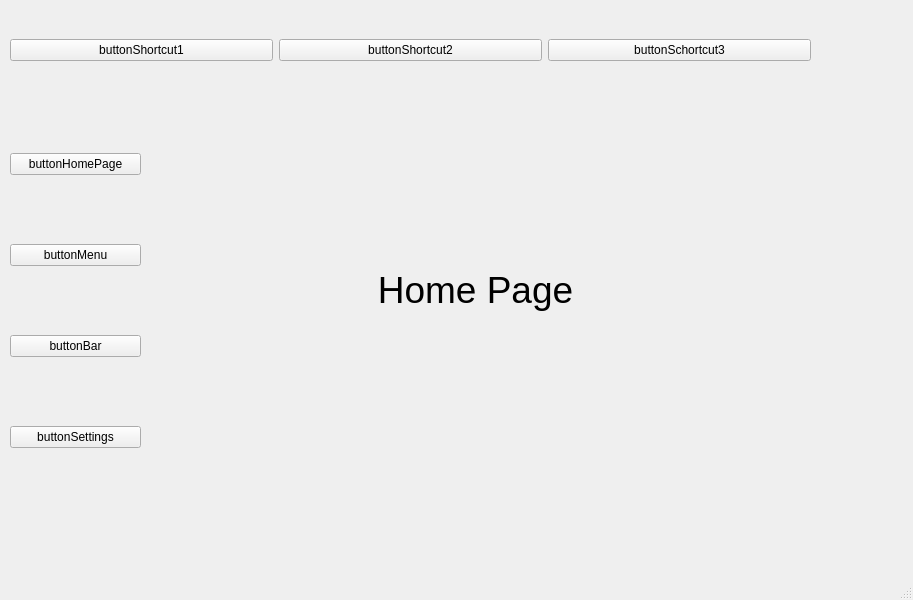
<?xml version="1.0" encoding="UTF-8"?>
<ui version="4.0">
 <class>MainWindow</class>
 <widget class="QMainWindow" name="MainWindow">
  <property name="geometry">
   <rect>
    <x>0</x>
    <y>0</y>
    <width>913</width>
    <height>600</height>
   </rect>
  </property>
  <property name="windowTitle">
   <string>MainWindow</string>
  </property>
  <widget class="QWidget" name="centralwidget">
   <widget class="QStackedWidget" name="stackedWidget">
    <property name="geometry">
     <rect>
      <x>140</x>
      <y>90</y>
      <width>671</width>
      <height>421</height>
     </rect>
    </property>
    <property name="currentIndex">
     <number>0</number>
    </property>
    <widget class="QWidget" name="pageHome">
     <widget class="QLabel" name="label">
      <property name="geometry">
       <rect>
        <x>170</x>
        <y>60</y>
        <width>331</width>
        <height>281</height>
       </rect>
      </property>
      <property name="text">
       <string>&lt;html&gt;&lt;head/&gt;&lt;body&gt;&lt;p align=&quot;center&quot;&gt;&lt;span style=&quot; font-size:28pt;&quot;&gt;Home Page&lt;/span&gt;&lt;/p&gt;&lt;/body&gt;&lt;/html&gt;</string>
      </property>
     </widget>
    </widget>
    <widget class="QWidget" name="pageSettings">
     <widget class="QPushButton" name="pushButtonNetworkSettings">
      <property name="geometry">
       <rect>
        <x>150</x>
        <y>210</y>
        <width>351</width>
        <height>71</height>
       </rect>
      </property>
      <property name="text">
       <string>buttonNetworkSettings</string>
      </property>
     </widget>
     <widget class="QLabel" name="label_2">
      <property name="geometry">
       <rect>
        <x>150</x>
        <y>100</y>
        <width>341</width>
        <height>101</height>
       </rect>
      </property>
      <property name="text">
       <string>&lt;html&gt;&lt;head/&gt;&lt;body&gt;&lt;p align=&quot;center&quot;&gt;&lt;span style=&quot; font-size:24pt;&quot;&gt;Go to Network Settings&lt;/span&gt;&lt;/p&gt;&lt;/body&gt;&lt;/html&gt;</string>
      </property>
     </widget>
    </widget>
    <widget class="QWidget" name="pageNetworkSettings">
     <widget class="QLabel" name="label_3">
      <property name="geometry">
       <rect>
        <x>120</x>
        <y>110</y>
        <width>431</width>
        <height>191</height>
       </rect>
      </property>
      <property name="text">
       <string>&lt;html&gt;&lt;head/&gt;&lt;body&gt;&lt;p align=&quot;center&quot;&gt;&lt;span style=&quot; font-size:36pt;&quot;&gt;Network Settings&lt;/span&gt;&lt;/p&gt;&lt;/body&gt;&lt;/html&gt;</string>
      </property>
     </widget>
    </widget>
   </widget>
   <widget class="QWidget" name="verticalLayoutWidget_2">
    <property name="geometry">
     <rect>
      <x>10</x>
      <y>90</y>
      <width>131</width>
      <height>421</height>
     </rect>
    </property>
    <layout class="QVBoxLayout" name="verticalLayout_2">
     <item>
      <widget class="QPushButton" name="pushButtonHomePage">
       <property name="text">
        <string>buttonHomePage</string>
       </property>
      </widget>
     </item>
     <item>
      <widget class="QPushButton" name="pushButton_2">
       <property name="text">
        <string>buttonMenu</string>
       </property>
      </widget>
     </item>
     <item>
      <widget class="QPushButton" name="pushButton_3">
       <property name="text">
        <string>buttonBar</string>
       </property>
      </widget>
     </item>
     <item>
      <widget class="QPushButton" name="pushButtonSettings">
       <property name="text">
        <string>buttonSettings</string>
       </property>
      </widget>
     </item>
    </layout>
   </widget>
   <widget class="QWidget" name="horizontalLayoutWidget">
    <property name="geometry">
     <rect>
      <x>10</x>
      <y>10</y>
      <width>801</width>
      <height>80</height>
     </rect>
    </property>
    <layout class="QHBoxLayout" name="horizontalLayout">
     <item>
      <widget class="QPushButton" name="pushButton_5">
       <property name="text">
        <string>buttonShortcut1</string>
       </property>
      </widget>
     </item>
     <item>
      <widget class="QPushButton" name="pushButton_6">
       <property name="text">
        <string>buttonShortcut2</string>
       </property>
      </widget>
     </item>
     <item>
      <widget class="QPushButton" name="pushButton_4">
       <property name="text">
        <string>buttonSchortcut3</string>
       </property>
      </widget>
     </item>
    </layout>
   </widget>
  </widget>
  <widget class="QMenuBar" name="menubar">
   <property name="geometry">
    <rect>
     <x>0</x>
     <y>0</y>
     <width>913</width>
     <height>21</height>
    </rect>
   </property>
  </widget>
  <widget class="QStatusBar" name="statusbar"/>
 </widget>
 <resources/>
 <connections/>
</ui>
